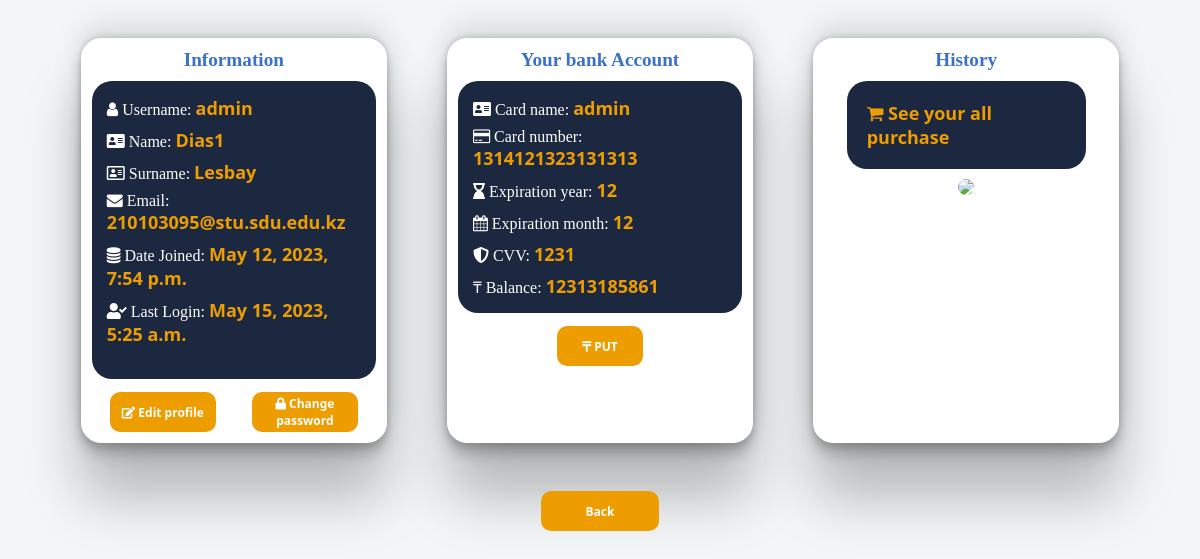
Page /profile (signed in) on the committed database.
### landing/models.py (models this page shows, shortened)
class Payment_Card(models.Model):
    user = models.OneToOneField(User, on_delete=models.CASCADE, related_name='payment_cards')
    cardholder_name = models.CharField(max_length=100)
    card_number = models.CharField(max_length=16, primary_key=True)
    expiration_year = models.IntegerField()
    expiration_month = models.IntegerField()
    balance = models.IntegerField()
    cvv = models.CharField(max_length=4)

### landing/views.py (the view)
# urls.py: path('profile', views.All.profile, name='profile'),
    def profile(request):
        data = request.user
        card = Payment_Card.objects.filter(user=data).values()
        items = Purchase.objects.filter(user=request.user)
        if card:
            card = card[0]
        context = {
            "datas": card,
            "items": items,
        }
        return render(request, 'profile.html', context)

### landing/templates/profile.html (shortened to what this page needs)
<!DOCTYPE html>
{% load static %}
<html lang="en">
<head>
    <link href="../static/landing/profile.css" rel="stylesheet">
    <link rel="stylesheet" href="https://cdnjs.cloudflare.com/ajax/libs/font-awesome/4.7.0/css/font-awesome.min.css">
    <link rel="stylesheet" href="https://use.fontawesome.com/releases/v5.5.0/css/all.css">
    <link rel="stylesheet" href="https://cdnjs.cloudflare.com/ajax/libs/font-awesome/4.7.0/css/font-awesome.min.css">
</head>
<body>
{% block content %}
    <div class="container">
        <div class="item">
            <div class="strong"><strong class="header">Information</strong></div>
            <div class="p">
                <div><i class="fa fa-user" aria-hidden="true"></i> Username:  <strong class="data">{{ request.user.username }} </strong></div><br>
                    <div><i class='fas fa-address-card'></i> Name:  <strong class="data">{{ request.user.first_name }}</strong></div><br>
                    <div><i class='far fa-address-card'></i> Surname:  <strong class="data">{{ request.user.last_name}}</strong></div><br>
                    <div><i class="fa fa-envelope" aria-hidden="true"></i> Email:  <strong class="data">{{ request.user.email }}</strong></div><br>
                    <div><i class="fa fa-database" aria-hidden="true"></i> Date Joined:  <strong class="data">{{ request.user.date_joined }} </strong></div><br>
                    <div><i class='fas fa-user-check'></i> Last Login:  <strong class="data">{{ request.user.last_login }}</strong></div><br>
            </div>
            <div class="buttons_container">
                <div><a href="{% url 'editProfile' request.user.pk %}"><button class="buttons"><i class="fas fa-edit"></i> Edit profile</button></a></div>
                <div><a href="{% url 'editPassword' request.user.pk %}"><button class="buttons"><i class='fas fa-lock'></i> Change password</button></a><br></div>
            </div>
        </div>
        {% if datas %}
        <div class="item">
            <div class="strong"><strong class="header">Your bank Account</strong></div>
            <div class="p">
                <div><i class='fas fa-address-card'></i> Card name: <strong class="data">{{ datas.cardholder_name }}</strong></div><br>
                <div><i class="fa fa-credit-card"></i> Card number: <strong class="data">{{ datas.card_number }}</strong></div><br>
                    <div><i class="fas fa-hourglass-end"></i> Expiration year: <strong class="data">{{ datas.expiration_year }}</strong></div><br>
                    <div><i class="fa fa-calendar" aria-hidden="true"></i> Expiration month: <strong class="data">{{ datas.expiration_month }}</strong></div><br>
                    <div><i class='fas fa-shield-alt'></i> CVV: <strong class="data">{{ datas.cvv }}</strong></div><br>
                    <div>₸ Balance: <strong class="data"> {{ datas.balance }}</strong></div>
            </div>
            <div id="a"><a href="{% url 'editPayment' %}" > <button class="buttons" id="earn_money"><i class='fas fa-tenge'></i> PUT</button></a></div>
        </div>
        <div class="item">
             <div class="strong"><strong class="header">History</strong></div>
            <a style="text-decoration: none;" href="{% url 'purchase' %}">
            <div class="p" style="width: 70%; margin: auto">
                <strong class="data"><i class="fa fa-shopping-cart" aria-hidden="true"></i> See your all purchase</strong>
            </div></a>
            <div class="img"><img src="https://thumbs.dreamstime.com/b/empty-shopping-basket-wood-table-over-grocery-store-empty-shopping-basket-wood-table-over-grocery-store-supermarket-blur-125540582.jpg"></div><br>
        </div>
    {% endif %}
    </div>
        <br>
    <div class="back"><a href="{% url 'home' %}"><button>Back</button></a></div>
{% endblock %}
</body>
</html>

### landing/static/landing/profile.css (style rules this page uses)
body { background-color: rgba(236,241,243,0.6); }
.container { display: flex; flex-direction: row; flex-wrap: wrap; justify-content: center; }
.item { margin: 30px; width: 24%; background-color: #fff; padding: 10px; border-radius: 20px; border: #fff solid 1px; box-shadow: rgba(0, 0, 0, 0.25) 0px 54px 55px, rgba(0, 0, 0, 0.12) 0px -12px 30px, rgba(0, 0, 0, 0.12) 0px 4px 6px, rgba(0, 0, 0, 0.17) 0px 12px 13px, rgba(0, 0, 0, 0.09) 0px -3px 5px; }
.header { font-size: 1.6vw; font-family: "Arial Black", serif; color: #3b71ca; margin: auto; }
.strong { text-align: center; margin-bottom: 10px; }
.p { margin-top: 0; font-family: "Segoe UI Semibold", serif; font-size: 16px; color: rgba(0,0,0,0); color: #ffffff; background-color: #1b283f; border-radius: 20px; padding: 20px; }
.p > div { margin: -5px; }
div > .data { font: bold 18px "Segoe UI"; color: #ee9d01; }
.buttons { background-color: #ee9d01; width: 75%; border: transparent; height: 40px; border-radius: 10px; color: white; font: bold 12px "Segoe UI"; margin: 13px 13px 0; }
.buttons_container { display: flex; flex-direction: row; text-align: center; }
.buttons_container div { width: 50%; }
#earn_money { width: 30%; }
#a { text-align: center; }
img { width: 80%; margin: 10px; border-radius: 30px; }
.img { text-align: center; }
.back { margin: auto; text-align: center; }
.back > a > button { border: transparent; width: 10%; height: 40px; background-color: #ee9d01; border-radius: 10px; color: white; font: bold 12px "Segoe UI"; }

### rows in the picture
Payment_Card: cardholder_name "admin", card_number "1314121323131313", expiration_year "12", expiration_month "12", cvv "1231", balance "12313185861"

### other values in the picture
{{ request.user.username }} "admin"
{{ request.user.first_name }} "Dias1"
{{ request.user.last_name }} "Lesbay"
{{ request.user.email }} "210103095@stu.sdu.edu.kz"
{{ request.user.date_joined }} "May 12, 2023, 7:54 p.m."
{{ request.user.last_login }} "May 15, 2023, 5:25 a.m."
